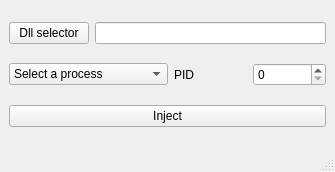
<?xml version="1.0" encoding="UTF-8"?>
<ui version="4.0">
 <class>MainWindow</class>
 <widget class="QMainWindow" name="MainWindow">
  <property name="geometry">
   <rect>
    <x>0</x>
    <y>0</y>
    <width>335</width>
    <height>172</height>
   </rect>
  </property>
  <property name="windowTitle">
   <string>MainWindow</string>
  </property>
  <widget class="QWidget" name="centralwidget">
   <layout class="QGridLayout" name="gridLayout_2">
    <item row="0" column="0">
     <widget class="QPushButton" name="pushButton_2">
      <property name="text">
       <string>Dll selector</string>
      </property>
     </widget>
    </item>
    <item row="0" column="1" colspan="3">
     <widget class="QLineEdit" name="lineEdit"/>
    </item>
    <item row="1" column="0" colspan="2">
     <widget class="QComboBox" name="comboBox">
      <item>
       <property name="text">
        <string>Select a process</string>
       </property>
      </item>
     </widget>
    </item>
    <item row="1" column="2">
     <widget class="QLabel" name="label">
      <property name="text">
       <string>PID</string>
      </property>
     </widget>
    </item>
    <item row="1" column="3">
     <widget class="QSpinBox" name="spinBox">
      <property name="maximum">
       <number>99999</number>
      </property>
     </widget>
    </item>
    <item row="2" column="0" colspan="4">
     <widget class="QPushButton" name="pushButton">
      <property name="text">
       <string>Inject</string>
      </property>
     </widget>
    </item>
   </layout>
  </widget>
  <widget class="QMenuBar" name="menubar">
   <property name="geometry">
    <rect>
     <x>0</x>
     <y>0</y>
     <width>335</width>
     <height>21</height>
    </rect>
   </property>
  </widget>
  <widget class="QStatusBar" name="statusbar"/>
 </widget>
 <resources/>
 <connections/>
</ui>
